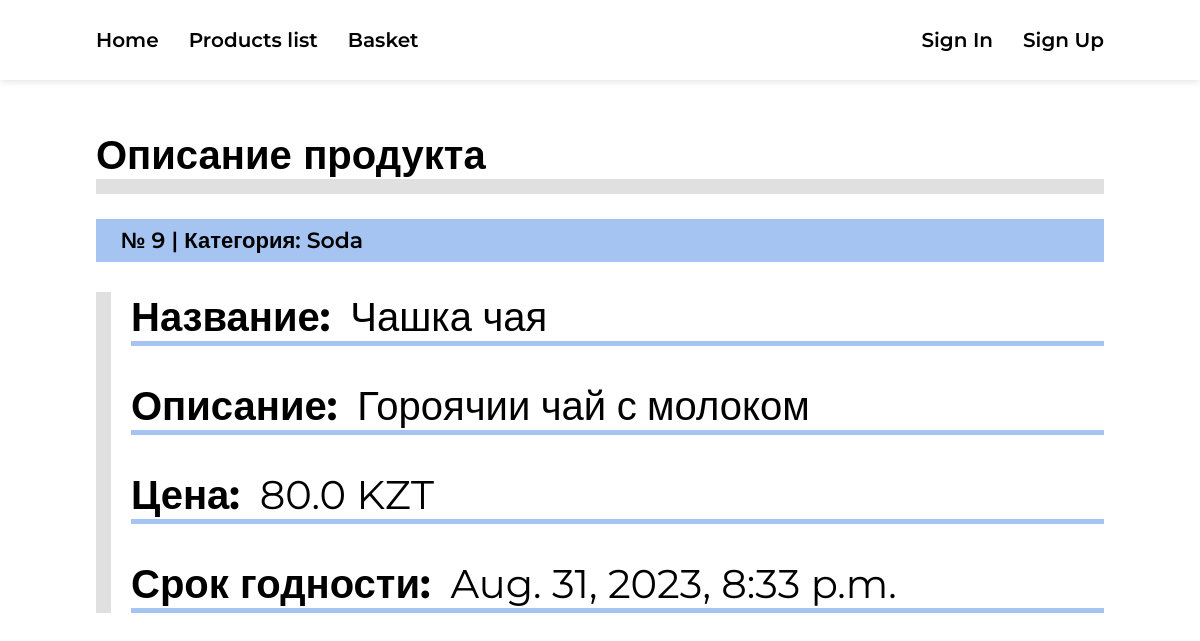
/market/products/details/9/, run on the app's committed database.
### market/models.py (models this page shows, shortened)
class Product(models.Model):
    image = models.ImageField(blank=True, upload_to=uniq_name_upload)
    name = models.CharField(max_length=100, null=False)
    description = models.TextField(null=False)
    price = models.FloatField(null=False)
    category = models.ForeignKey(Category, on_delete=models.CASCADE)
    best_before_date = models.DateTimeField(default=datetime.datetime.today() + datetime.timedelta(days=7))

class Category(models.Model):
    name = models.CharField(max_length=50)
    class Meta:
        verbose_name = 'Category'
        verbose_name_plural = 'Categories'

### market/views.py (the view)
# urls.py: path('products/details/<int:product_id>/', views.MarketShowProduct.as_view(), name='details'),
class MarketShowProduct(DetailView):
    model = Product  # product
    template_name = 'market/details.html'
    pk_url_kwarg = 'product_id'
    def get_context_data(self, **kwargs):
        context = super().get_context_data(**kwargs)
        context['title'] = 'Детали продукта'
        context['menu'] = menu
        return context

### market/templates/market/details.html (shortened to what this page needs)
{% load static %}
<!DOCTYPE html>
<html lang="en">
<head>
    <link rel="stylesheet" href="{% static 'market/css/details.css' %}">
    <link rel="stylesheet" href="{% static 'market/css/header.css' %}">
</head>
<body>
    <header>
        <div>
            {% for m in menu %}
                <a href="{% url m.url %}">{{ m.title }}</a>
            {% endfor %}
        </div>
        <div>
            {% if request.user.is_authenticated %}
                <a href="{% url 'authe:profile' %}">Profile</a>
                <a href="{% url 'authe:signout' %}">Log Out</a>
            {% else %}
                <a href="{% url 'authe:signin' %}">Sign In</a>
                <a href="{% url 'authe:signup' %}">Sign Up</a>
            {% endif %}
        </div>
    </header>
    <section class="main">
        <h1>Описание продукта</h1>
        <span class="p-preinfo">
            <p>№ {{ product.id }} | Категория: {{ product.category.name }}</p>
        </span>
        <div class="p-details">
            <span>
                <p><b>Название:</b></p>
                <p>{{ product.name }}</p>
            </span>
            <span>
                <p><b>Описание:</b></p>
                <p>{{ product.description }}</p>
            </span>
            <span>
                <p><b>Цена:</b></p>
                <p>{{ product.price }} KZT</p>
            </span>
            <span>
                <p><b>Срок годности:</b></p>
                <p>{{ product.best_before_date }}</p>
            </span>
        </div>
    </section>
</body>
</html>

### market/static/market/css/details.css (style rules this page uses)
* { margin: 0; padding: 0; font-family: 'Montserrat', sans-serif; }
.main { padding: 50px 8%; }
.main h1 { font-size: 40px; border-bottom: 15px solid #e0e0e0; margin-bottom: 25px; }
.p-preinfo { display: block; background-color: #a5c4f2; padding: 8px 25px; margin-bottom: 10px; }
.p-preinfo > p { font-weight: 600; font-size: 22px; }
.p-details { border-left: 15px solid #e0e0e0; padding-left: 20px; margin-top: 30px; }
.p-details > span { display: flex; gap: 20px; font-size: 40px; margin-bottom: 35px; border-bottom: 5px solid #a5c4f2; }

### market/static/market/css/header.css (style rules this page uses)
header { width: 100%; height: 80px; box-shadow: 0px 0px 8px 0px rgba(34, 60, 80, 0.2); display: flex; align-items: center; justify-content: space-between; padding: 0 8%; box-sizing: border-box; }
header div { display: flex; gap: 30px; }
header div a { text-decoration: none; color: #000; font-size: 20px; font-weight: 600; position: relative; }

### data on the page
Product: id "9", category.name "Soda", name "Чашка чая", description "Гороячии чай с молоком", price "80.0", best_before_date "Aug. 31, 2023, 8:33 p.m."

### other printed values
{{ m.title }} "Home" "Products list" "Basket"
